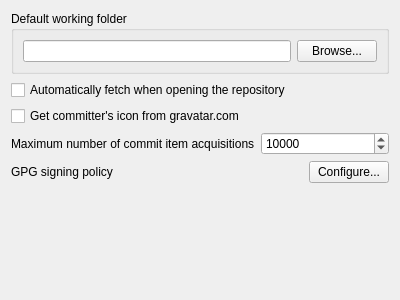
<?xml version="1.0" encoding="UTF-8"?>
<ui version="4.0">
 <class>SettingBehaviorForm</class>
 <widget class="QWidget" name="SettingBehaviorForm">
  <property name="geometry">
   <rect>
    <x>0</x>
    <y>0</y>
    <width>400</width>
    <height>300</height>
   </rect>
  </property>
  <property name="windowTitle">
   <string>Behavior</string>
  </property>
  <layout class="QVBoxLayout" name="verticalLayout">
   <item>
    <widget class="QGroupBox" name="groupBox_2">
     <property name="title">
      <string>Default working folder</string>
     </property>
     <layout class="QHBoxLayout" name="horizontalLayout_3">
      <item>
       <widget class="QLineEdit" name="lineEdit_default_working_dir"/>
      </item>
      <item>
       <widget class="QPushButton" name="pushButton_browse_default_working_dir">
        <property name="text">
         <string>Browse...</string>
        </property>
       </widget>
      </item>
     </layout>
    </widget>
   </item>
   <item>
    <widget class="QCheckBox" name="checkBox_auto_fetch">
     <property name="text">
      <string>Automatically fetch when opening the repository</string>
     </property>
    </widget>
   </item>
   <item>
    <widget class="QCheckBox" name="checkBox_get_committer_icon">
     <property name="text">
      <string>Get committer's icon from gravatar.com</string>
     </property>
    </widget>
   </item>
   <item>
    <layout class="QFormLayout" name="formLayout">
     <property name="labelAlignment">
      <set>Qt::AlignLeading|Qt::AlignLeft|Qt::AlignVCenter</set>
     </property>
     <property name="formAlignment">
      <set>Qt::AlignLeading|Qt::AlignLeft|Qt::AlignTop</set>
     </property>
     <item row="0" column="0">
      <widget class="QLabel" name="label_2">
       <property name="text">
        <string>Maximum number of commit item acquisitions</string>
       </property>
      </widget>
     </item>
     <item row="0" column="1">
      <widget class="QSpinBox" name="spinBox_max_commit_item_acquisitions">
       <property name="minimum">
        <number>1000</number>
       </property>
       <property name="maximum">
        <number>100000</number>
       </property>
       <property name="singleStep">
        <number>1000</number>
       </property>
       <property name="value">
        <number>10000</number>
       </property>
      </widget>
     </item>
    </layout>
   </item>
   <item>
    <layout class="QHBoxLayout" name="horizontalLayout">
     <item>
      <widget class="QLabel" name="label">
       <property name="sizePolicy">
        <sizepolicy hsizetype="Expanding" vsizetype="Preferred">
         <horstretch>0</horstretch>
         <verstretch>0</verstretch>
        </sizepolicy>
       </property>
       <property name="text">
        <string>GPG signing policy</string>
       </property>
      </widget>
     </item>
     <item>
      <widget class="QPushButton" name="pushButton_signing_policy">
       <property name="text">
        <string>Configure...</string>
       </property>
      </widget>
     </item>
    </layout>
   </item>
   <item>
    <spacer name="verticalSpacer">
     <property name="orientation">
      <enum>Qt::Vertical</enum>
     </property>
     <property name="sizeHint" stdset="0">
      <size>
       <width>20</width>
       <height>275</height>
      </size>
     </property>
    </spacer>
   </item>
  </layout>
 </widget>
 <tabstops>
  <tabstop>lineEdit_default_working_dir</tabstop>
  <tabstop>pushButton_browse_default_working_dir</tabstop>
  <tabstop>checkBox_auto_fetch</tabstop>
  <tabstop>checkBox_get_committer_icon</tabstop>
  <tabstop>spinBox_max_commit_item_acquisitions</tabstop>
  <tabstop>pushButton_signing_policy</tabstop>
 </tabstops>
 <resources/>
 <connections/>
</ui>
